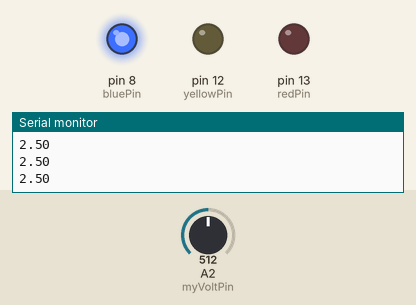
Bench run of a sketch on a simulated Arduino Uno, built with avr-gcc and run on an emulated ATmega328P. On the bench: output pins drawn as LEDs (lit = HIGH), the last lines printed to the serial monitor. Inputs (shaded band) come from the test bench; at power-on: A2 (myVoltPin) = 512.

Above: at 1.3 s.
1.4 s: A2 (myVoltPin) set to 602
2.9 s: A2 (myVoltPin) set to 627
At 4.1 s:
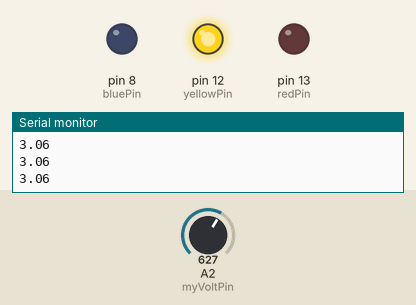
4.5 s: A2 (myVoltPin) set to 810
6.0 s: A2 (myVoltPin) set to 826
At 6.5 s:
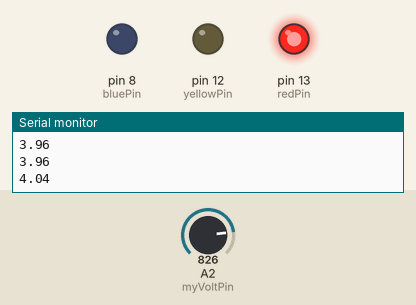
7.5 s: A2 (myVoltPin) set to 0
At 8.7 s:
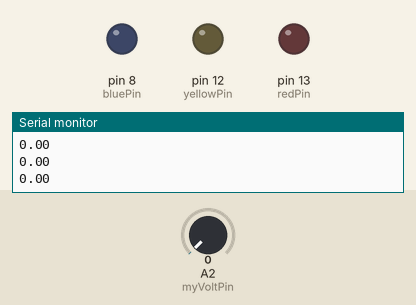
9.0 s: A2 (myVoltPin) set to 122
At 10.1 s:
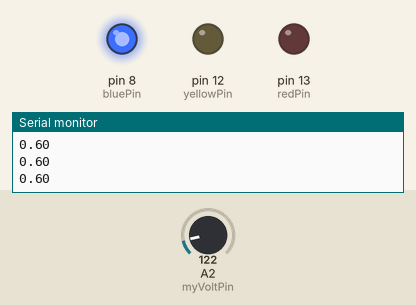
Timing chart, 0 to 11.5 s (numbered marks = the images above; inputs shaded):
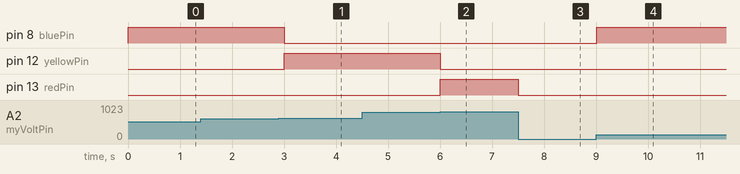

Measured:
- the behaviour switches between 613 and 614 on A2 (myVoltPin) (found by bisection; images 0 and 1)
- the behaviour switches between 818 and 819 on A2 (myVoltPin) (found by bisection; images 1 and 2)
- after the input at 2.9 s, pin 8 (bluePin): HIGH → LOW after 0.10 s; pin 12 (yellowPin): LOW → HIGH after 0.10 s
- after the input at 6.0 s, pin 12 (yellowPin): HIGH → LOW at once; pin 13 (redPin): LOW → HIGH at once
- after the input at 7.5 s, pin 13 (redPin): HIGH → LOW at once
- after the input at 9.0 s, pin 8 (bluePin): LOW → HIGH at once

The sketch:

IfStatements.ino
```cpp
int myVoltPin=A2;
int readVal;
float V2;
int delayT=500;
int redPin=13;
int yellowPin=12;
int bluePin=8;

void setup() {
  // put your setup code here, to run once:
  Serial.begin(9600);
  pinMode(myVoltPin,INPUT);
  pinMode(redPin,OUTPUT);
  pinMode(yellowPin,OUTPUT);
  pinMode(bluePin,OUTPUT);
}

void loop() {
  // put your main code here, to run repeatedly:
  readVal=analogRead(myVoltPin);
  V2=(5./1023.)*readVal;
  Serial.println(V2);
  if(V2>=4.0){
    digitalWrite(redPin,HIGH);
    digitalWrite(yellowPin,LOW);
    digitalWrite(bluePin,LOW);
  }
  if (V2>=3.0 && V2<4.0)  {
    digitalWrite(redPin,LOW);
    digitalWrite(yellowPin, HIGH);
    digitalWrite(bluePin,LOW);
  }
  if (V2>0.0 && V2<3.0){
    digitalWrite(redPin,LOW);
    digitalWrite(yellowPin, LOW);
    digitalWrite(bluePin,HIGH);
  }
  if(V2<=0.0){
    digitalWrite(redPin,LOW);
    digitalWrite(yellowPin, LOW);
    digitalWrite(bluePin,LOW);
  }
  delay(delayT);
}
```
